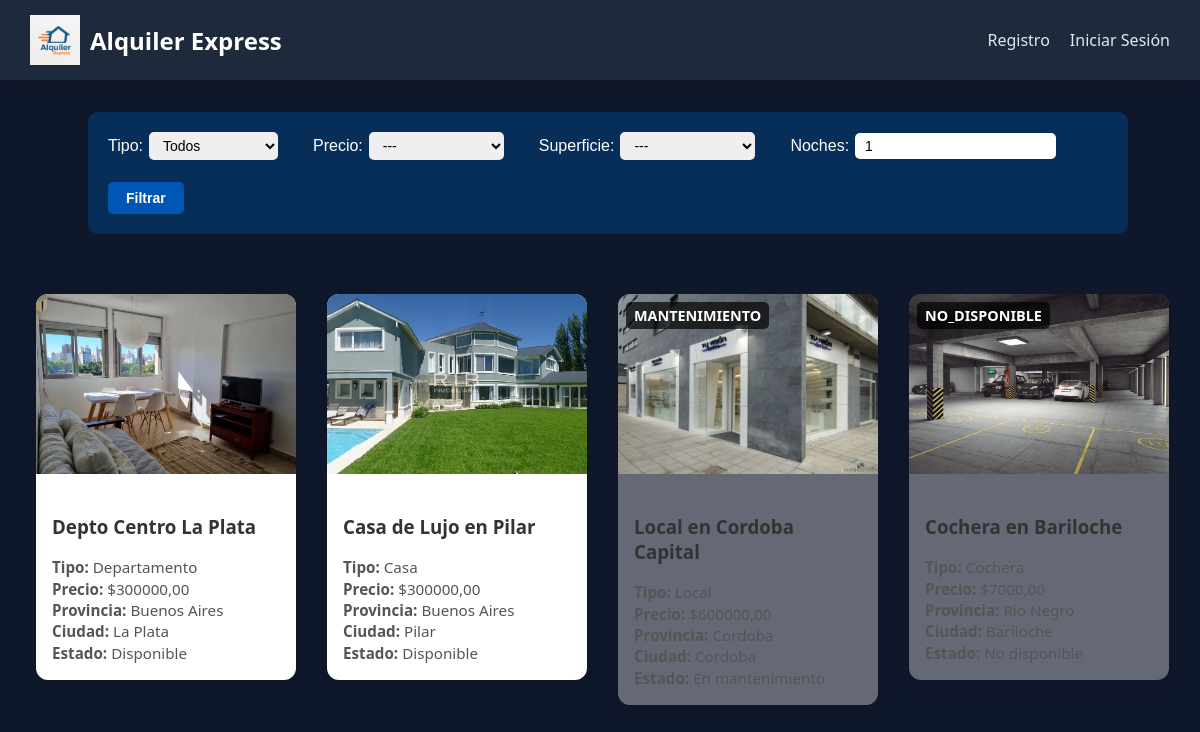
The page / on the database its author committed.
### gestion_inmuebles/models.py (models this page shows, shortened)
class InmueblesSimilares(Inmueble):
    tiene_internet = models.BooleanField(default=False)
    banios = models.PositiveIntegerField(default=0)
    tiene_cochera = models.BooleanField(default=False)
    habitaciones = models.PositiveIntegerField(default=0)

class Departamento(InmueblesSimilares):
    piso = models.PositiveIntegerField(null=True, blank=True)
    cantidad_inquilinos = models.PositiveIntegerField(default=1)

class Inmueble(models.Model):
    activo = models.BooleanField(default=True)
    tipo = models.CharField(default='-', max_length=20, editable=False)
    nombre = models.CharField(max_length=100, unique=True)
    calle = models.CharField(max_length=100, default="-")
    numero = models.PositiveIntegerField(default=0)
    provincia = models.CharField(max_length=100)
    ciudad = models.CharField(max_length=100)
    descripcion = models.TextField(blank=True)
    politica_cancelacion = models.TextField(blank=True)
    estado = models.CharField(default='Disponible', choices=ESTADO_CHOICES)
    precio = models.DecimalField(max_digits=10, decimal_places=2)
    imagen = models.ImageField(upload_to='inmuebles/', blank=True, null=True)
    superficie = models.PositiveIntegerField(default=0)

class Casa(InmueblesSimilares):
    pisos = models.PositiveIntegerField(null=True, blank=True)
    cantidad_inquilinos = models.PositiveIntegerField(default=1)

class Local(InmueblesSimilares):
    frente = models.DecimalField(max_digits=10, decimal_places=2)
    fondo = models.DecimalField(max_digits=10, decimal_places=2)

class Cochera(Inmueble):
    tipo_cochera = models.CharField(default='-', choices=TIPO_COCHERA_CHOICES)
    largo_plaza = models.DecimalField(max_digits=10, decimal_places=2)
    ancho_plaza = models.DecimalField(max_digits=10, decimal_places=2)
    plazas = models.PositiveIntegerField(null=True, blank=True)

### gestion_inmuebles/views.py (the view)
# urls.py: path('', listar_Inmuebles, name='inicio'),
def listar_Inmuebles(request):
    tipo_filtro = request.GET.get('tipo')
    orden_superficie = request.GET.get("orden_superficie")
    orden_precio = request.GET.get("orden_precio")
    largo_plaza = request.GET.get("largo_plaza")
    ancho_plaza = request.GET.get("ancho_plaza")
    usuario = request.user
    puede_ver_reservas = es_empleado(usuario)
    solo_con_reservas = request.GET.get("solo_con_reservas") if puede_ver_reservas else None
    orden_reservas = request.GET.get("orden_reservas") if puede_ver_reservas else None
    inmuebles_base = Inmueble.objects.exclude(activo="0")
    if puede_ver_reservas:
        inmuebles_base = inmuebles_base.annotate(
            reservas_pendientes_count=Count('reserva', filter=Q(reserva__estado='pendiente'))
        )
        if solo_con_reservas == "si":
            inmuebles_base = inmuebles_base.filter(reservas_pendientes_count__gt=0)
    orden_fields = []
    if orden_reservas == "desc":
        orden_fields.append("-reservas_pendientes_count")
    elif orden_reservas == "asc":
        orden_fields.append("reservas_pendientes_count")
    if orden_superficie == "asc":
        orden_fields.append("superficie")
    elif orden_superficie == "desc":
        orden_fields.append("-superficie")
    if orden_precio == "asc":
        orden_fields.append("precio")
    elif orden_precio == "desc":
        orden_fields.append("-precio")
    if orden_fields:
        inmuebles_base = inmuebles_base.order_by(*orden_fields)
    if tipo_filtro:
        inmuebles_base = inmuebles_base.filter(tipo=tipo_filtro)
    inmuebles = []
    for inmueble in inmuebles_base:
        try:
            tipo_obj = Departamento.objects.get(pk=inmueble.pk)
            tipo = "Departamento"
        except Departamento.DoesNotExist:
            try:
                tipo_obj = Casa.objects.get(pk=inmueble.pk)
                tipo = "Casa"
            except Casa.DoesNotExist:
                try:
                    tipo_obj = Local.objects.get(pk=inmueble.pk)
                    tipo = "Local"
                except Local.DoesNotExist:
                    try:
                        tipo_obj = Cochera.objects.get(pk=inmueble.pk)
                        tipo = "Cochera"
                    except Cochera.DoesNotExist:
                        continue
        if tipo.lower() == "cochera":
            if largo_plaza:
                try:
                    largo_plaza_val = float(largo_plaza)
                    if tipo_obj.largo_plaza < largo_plaza_val:
                        continue
                except ValueError:
                    largo_plaza_val = None
                if largo_plaza_val is not None and tipo_obj.largo_plaza < largo_plaza_val:
                    continue
            if ancho_plaza:
                try:
                    ancho_plaza_val = float(ancho_plaza)
                    if tipo_obj.ancho_plaza < ancho_plaza_val:
                        continue
                except ValueError:
                    ancho_plaza_val = None
                if ancho_plaza_val is not None and tipo_obj.ancho_plaza < ancho_plaza_val:
                    continue
        if puede_ver_reservas:
            count = getattr(inmueble, 'reservas_pendientes_count', 0)
            setattr(tipo_obj, 'reservas_pendientes_annotated', count)
        else:
            setattr(tipo_obj, 'reservas_pendientes_annotated', 0)
        inmuebles.append({
            'tipo': tipo,
            'objeto': tipo_obj,
        })
    return render(request, 'gestion_inmuebles/listaInmuebles.html', {
        'inmuebles': inmuebles,
        'tipo': tipo_filtro,
        'largo_plaza': largo_plaza,
        'ancho_plaza': ancho_plaza,
        'puede_ver_reservas': puede_ver_reservas,
        'solo_con_reservas': solo_con_reservas,
        'orden_reservas': orden_reservas,
    })

### gestion_usuarios/views.py (called while the page is built)
def es_empleado(user):
    return user.is_authenticated and user.is_staff

### templates/gestion_inmuebles/listaInmuebles.html (shortened to what this page needs)
{% extends 'base.html' %}
{% load static %}
{% block content %}
<head>
    <link rel="stylesheet" href="{% static 'styles/listaInmuebles.css' %}">
</head>
<body>
</head>
<body>
<div class="filtros">
  <form method="get" class="filtro-form">
    <div>
      <label for="tipo">Tipo:</label>
      <select name="tipo" id="tipo">
        <option value="">Todos</option>
      </select>
    </div>
    <div>
      <label for="orden_precio">Precio:</label>
      <select name="orden_precio" id="orden_precio">
        <option value="">---</option>
      </select>
    </div>
    <div>
      <label for="orden_superficie">Superficie:</label>
      <select name="orden_superficie" id="orden_superficie">
        <option value="">---</option>
      </select>
    </div>
    <div>
      <label for="noches">Noches:</label>
      <input type="number" min="1" name="noches" id="noches" value="{{ noches|default:1 }}">
    </div>
    <button type="submit">Filtrar</button>
  </form>
</div>
<div class="container">
    {% for inmueble in inmuebles %}
        {% if inmueble.objeto.estado == 'Disponible' %}
            {% with inmueble=inmueble.objeto tipo=inmueble.tipo %}
                <a href="{% url 'inmueble_detalle' inmueble.id %}" class="card-link">
                    <div class="card">
                        {% if inmueble.imagen %}
                            <img src="{{ inmueble.imagen.url }}" alt="Imagen de {{ inmueble.nombre }}">
                        {% endif %}
                        <div class="card-content">
                            <h3>{{ inmueble.nombre }}</h3>
                            <p><strong>Tipo:</strong> {{ inmueble.tipo }}</p>
                            <p><strong>Precio:</strong> ${{ inmueble.precio }}</p>
                            <p><strong>Provincia:</strong> {{ inmueble.provincia }}</p>
                            <p><strong>Ciudad:</strong> {{ inmueble.ciudad }}</p>
                            <p><strong>Estado:</strong> {{ inmueble.get_estado_display }}</p>
                        </div>
                    </div>
                </a>
            {% endwith %}
        {% endif %}
    {% endfor %}
    {% for inmueble in inmuebles %}
        {% if inmueble.objeto.estado != 'Disponible' %}
            {% with inmueble=inmueble.objeto tipo=inmueble.tipo %}
                <a href="{% url 'inmueble_detalle' inmueble.id %}" class="card-link">
                    <div class="card no-disponible" data-estado="{{ inmueble.estado }}">
                        {% if inmueble.imagen %}
                            <img src="{{ inmueble.imagen.url }}" alt="Imagen de {{ inmueble.nombre }}">
                        {% endif %}
                        <div class="card-content">
                            <h3>{{ inmueble.nombre }}</h3>
                            <p><strong>Tipo:</strong> {{ inmueble.tipo }}</p>
                            <p><strong>Precio:</strong> ${{ inmueble.precio }}</p>
                            <p><strong>Provincia:</strong> {{ inmueble.provincia }}</p>
                            <p><strong>Ciudad:</strong> {{ inmueble.ciudad }}</p>
                            <p><strong>Estado:</strong> {{ inmueble.get_estado_display }}</p>
                        </div>
                    </div>
                </a>
            {% endwith %}
        {% endif %}
    {% endfor %}
</div>
</body>
{% endblock %}

### static/styles/base.css (style rules this page uses)
body { margin: 0; font-family: 'Segoe UI', sans-serif; background-color: #f4f4f4; }

### static/styles/listaInmuebles.css (style rules this page uses)
body { font-family: 'Segoe UI', sans-serif; background-color: #0f172a; color: #f8fafc; margin: 0; }
.container { max-width: 1600x; margin: 0 auto; padding: 20px; display: flex; flex-wrap: wrap; justify-content: center; gap: 10px; }
.card { background-color: #1e293b; border-radius: 12px; box-shadow: 0 4px 12px rgba(0, 0, 0, 0.4); overflow: hidden; width: 260px; transition: transform 0.2s ease; }
.card img { width: 100%; height: 200px; object-fit: cover; }
.card-content { padding: 10px 15px; }
.card p { margin: 6px 0; font-size: 15px; line-height: 1.4; }
.filtros { display: flex; justify-content: center; gap: 10px; margin: 20px 0; flex-wrap: wrap; }
.card-link { text-decoration: none !important; border-bottom: none !important; outline: none !important; color: inherit; display: block; }
.card-link h2, .card-link p { text-decoration: none; }
.card-link * { text-decoration: none !important; }
.filtros { background-color: #062e59; padding: 20px; border-radius: 10px; margin: 20px auto; max-width: 1000px; color: white; font-family: Arial, sans-serif; }
.filtro-form label, .filtro-form select, .filtro-form input { margin-right: 15px; margin-bottom: 10px; }
.filtro-form select, .filtro-form input { padding: 6px 10px; border-radius: 5px; border: none; }
.filtro-form button { padding: 8px 15px; background-color: #0056b3; border: none; color: white; font-weight: bold; border-radius: 5px; cursor: pointer; }
.card.no-disponible { filter: grayscale(10%); background-color: rgba(240, 240, 240, 0.38); position: relative; }
.card.no-disponible::before { content: attr(data-estado); position: absolute; top: 8px; left: 8px; background-color: rgba(0, 0, 0, 0.7); color: white; padding: 4px 8px; border-radius: 5px; font-size: 0.9rem; font-weight: bold; z-index: 1; text-transform: uppercase; }

### templates/gestion_inmuebles/listaInmuebles.html (style rules this page uses)
.filtros { background-color: #062e59; padding: 20px; border-radius: 10px; margin: 20px auto; max-width: 1000px; color: white; font-family: Arial, sans-serif; }
.filtros { background-color: #062e59; padding: 20px; border-radius: 10px; margin: 20px auto; max-width: 1000px; color: white; }
.filtro-form { display: flex; flex-wrap: wrap; gap: 12px 20px; align-items: center; }
.filtro-form > * { display: flex; align-items: center; }
.filtro-form label { margin-right: 6px; white-space: nowrap; }
.filtro-form select, .filtro-form input[type="number"], .filtro-form input[type="checkbox"] { padding: 5px 10px; border-radius: 5px; border: none; font-size: 14px; }
.filtro-form button { padding: 8px 18px; background-color: #0056b3; border: none; color: white; font-weight: bold; border-radius: 5px; cursor: pointer; font-size: 14px; }
.container { max-width: 1200px; margin: auto; padding: 40px 20px; display: grid; grid-template-columns: repeat(auto-fill, minmax(250px, 1fr)); gap: 20px; }
.card { background-color: white; border-radius: 12px; box-shadow: 0 4px 12px rgba(0, 0, 0, 0.1); overflow: hidden; text-decoration: none; transition: transform 0.2s ease-in-out, box-shadow 0.2s ease-in-out; color: #333; }
.card img { width: 100%; height: 180px; object-fit: cover; }
.card-content { padding: 16px; }
.card-content p { font-size: 0.95rem; color: #555; margin: 0; }
.card-link { position: relative; display: block; }
.card.no-disponible { filter: grayscale(10%); background-color: rgba(240, 240, 240, 0.38); position: relative; }
.card.no-disponible::before { content: attr(data-estado); position: absolute; top: 8px; left: 8px; background-color: rgba(0, 0, 0, 0.7); color: white; padding: 4px 8px; border-radius: 5px; font-size: 0.9rem; font-weight: bold; z-index: 1; text-transform: uppercase; }

### rows shown on the page
Departamento: imagen (picture), nombre "Depto Centro La Plata", tipo "Departamento", precio "300000,00", provincia "Buenos Aires", ciudad "La Plata", estado "Disponible"
Casa: imagen (picture), nombre "Casa de Lujo en Pilar", tipo "Casa", precio "300000,00", provincia "Buenos Aires", ciudad "Pilar", estado "Disponible"
Local: imagen (picture), nombre "Local en Cordoba Capital", tipo "Local", precio "600000,00", provincia "Cordoba", ciudad "Cordoba", estado "En mantenimiento"
Cochera: imagen (picture), nombre "Cochera en Bariloche", tipo "Cochera", precio "7000,00", provincia "Rio Negro", ciudad "Bariloche", estado "No disponible"
